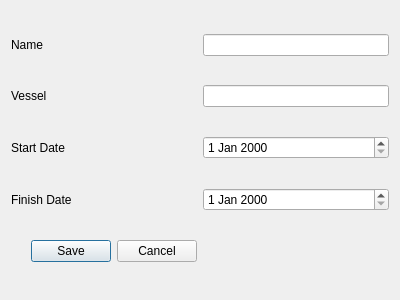
<?xml version="1.0" encoding="UTF-8"?>
<ui version="4.0">
 <class>Dialog</class>
 <widget class="QDialog" name="Dialog">
  <property name="geometry">
   <rect>
    <x>0</x>
    <y>0</y>
    <width>400</width>
    <height>300</height>
   </rect>
  </property>
  <property name="windowTitle">
   <string>Dialog</string>
  </property>
  <layout class="QGridLayout" name="gridLayout">
   <item row="4" column="0">
    <widget class="QDialogButtonBox" name="buttonBox">
     <property name="orientation">
      <enum>Qt::Horizontal</enum>
     </property>
     <property name="standardButtons">
      <set>QDialogButtonBox::Cancel|QDialogButtonBox::Save</set>
     </property>
    </widget>
   </item>
   <item row="0" column="1">
    <widget class="QLineEdit" name="edName"/>
   </item>
   <item row="2" column="1">
    <widget class="QDateEdit" name="edStart"/>
   </item>
   <item row="1" column="1">
    <widget class="QLineEdit" name="edVessel"/>
   </item>
   <item row="2" column="0">
    <widget class="QLabel" name="label_3">
     <property name="text">
      <string>Start Date</string>
     </property>
    </widget>
   </item>
   <item row="0" column="0">
    <widget class="QLabel" name="label">
     <property name="text">
      <string>Name</string>
     </property>
    </widget>
   </item>
   <item row="1" column="0">
    <widget class="QLabel" name="label_2">
     <property name="text">
      <string>Vessel</string>
     </property>
    </widget>
   </item>
   <item row="3" column="0">
    <widget class="QLabel" name="label_4">
     <property name="text">
      <string>Finish Date</string>
     </property>
    </widget>
   </item>
   <item row="3" column="1">
    <widget class="QDateEdit" name="edFinish"/>
   </item>
  </layout>
 </widget>
 <tabstops>
  <tabstop>edName</tabstop>
  <tabstop>edVessel</tabstop>
  <tabstop>edStart</tabstop>
  <tabstop>edFinish</tabstop>
 </tabstops>
 <resources/>
 <connections>
  <connection>
   <sender>buttonBox</sender>
   <signal>accepted()</signal>
   <receiver>Dialog</receiver>
   <slot>accept()</slot>
   <hints>
    <hint type="sourcelabel">
     <x>248</x>
     <y>254</y>
    </hint>
    <hint type="destinationlabel">
     <x>157</x>
     <y>274</y>
    </hint>
   </hints>
  </connection>
  <connection>
   <sender>buttonBox</sender>
   <signal>rejected()</signal>
   <receiver>Dialog</receiver>
   <slot>reject()</slot>
   <hints>
    <hint type="sourcelabel">
     <x>316</x>
     <y>260</y>
    </hint>
    <hint type="destinationlabel">
     <x>286</x>
     <y>274</y>
    </hint>
   </hints>
  </connection>
 </connections>
</ui>
